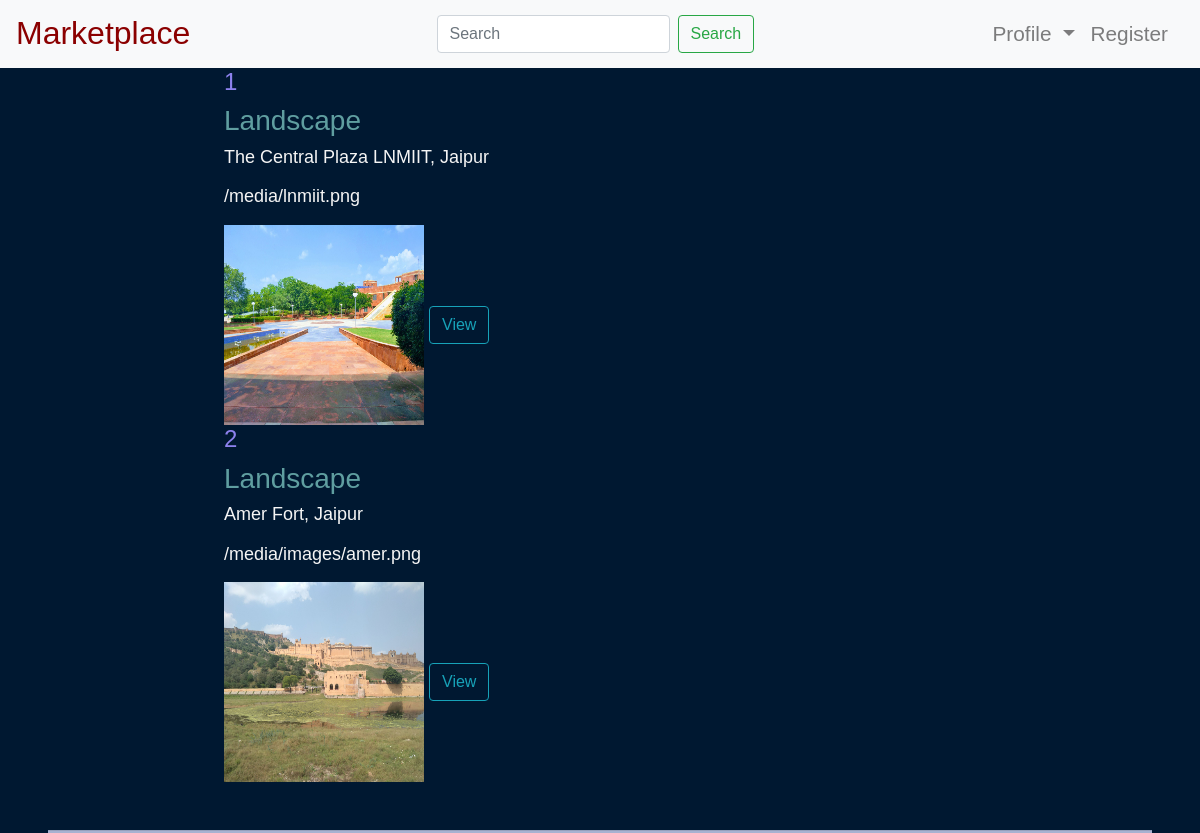
The page /articles on the database its author committed.
### circle/models.py (models this page shows, shortened)
class Article(models.Model):
	title = models.CharField(validators=[MinLengthValidator(1)], max_length=64, blank=False, null=False, default="Article")
	description = models.TextField(max_length=255, blank=False, null=False, default="Describe the article...")
	image = models.ImageField(upload_to="images/", blank=False, null=False)
	price = models.FloatField(validators=[MinValueValidator(1)], blank=False, null=False)
	tags = models.ManyToManyField(Tag, blank=True, related_name="tags")

### circle/views.py (the view)
# urls.py: path('articles', views.articles, name='articles'),
def articles(request):
	articles = Article.objects.all()
	return render(request, "circle/articles.html", context={"articles": articles})

### circle/templates/circle/articles.html (shortened to what this page needs)
{% extends 'circle/base.html' %}
{% load static %}
{% block head %}
	{% load static %}
{% endblock %}
{% block body %}
	<div class="container container-fluid">
		<div class="justify-content-center">
			{% for article in articles %}
				<h4>{{ article.id }}</h4>
				<h3>{{ article.title }}</h3>
				<p>{{ article.description }}</p>
				<p>{{ article.image.url }}</p>
				<img src="{{ article.image.url }}" alt="Article Image"  style="width: 200px; height: 200px;" />
				<a href="{% url 'article' article.id %}"><button class="btn btn-outline-info btn-md">View</button></a>
			{% endfor %}
		</div>
	</div>
{% endblock %}

### circle/static/circle/css/style.css (style rules this page uses)
html { font-size: 100%; -webkit-box-sizing: border-box; box-sizing: border-box; }
*, *::before, *::after { -webkit-box-sizing: inherit; box-sizing: inherit; }
html, body { width: 100%; height: 100%; }
body { margin: 0; padding: 0; -webkit-box-pack: center; -ms-flex-pack: center; justify-content: center; -webkit-box-align: center; -ms-flex-align: center; align-items: center; line-height: 1.3; font-family: Verdana, Arial, Helvetica, sans-serif; font-size: 1.125rem; font-weight: 300; color: whitesmoke; background-color: #001831; overflow-x: hidden; }
.container { max-width: 800px; padding-right: 1.5rem; padding-left: 1.5rem; }
h1, h2, h3 { margin-top: 0; }
h3 { color: cadetblue; }
h4 { color: #8d82ee; font-weight: lighter; }
a { color: #a8b2d1; text-decoration: none !important; }
a, i, .has-hover { -webkit-transition-duration: 0.4s; transition-duration: 0.4s; }

### rows shown on the page
Article: id "1", title "Landscape", description "The Central Plaza LNMIIT, Jaipur", image "/media/lnmiit.png", image (picture)
Article: id "2", title "Landscape", description "Amer Fort, Jaipur", image "/media/images/amer.png", image (picture)
